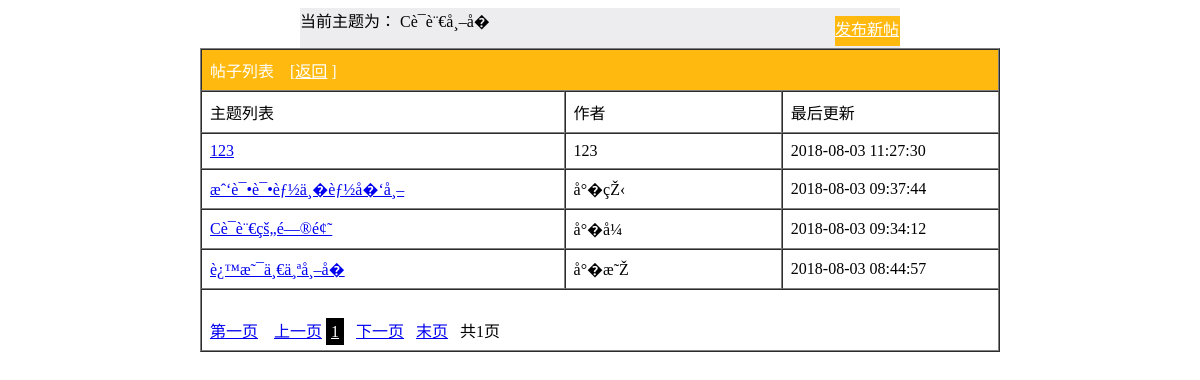
The app's page /bbs/forums.php?F=1 with its own data.
### tables this page shows
CREATE TABLE IF NOT EXISTS `forums` (
  `id` int(6) unsigned NOT NULL AUTO_INCREMENT,
  `forum_name` varchar(50) NOT NULL,
  `forum_description` varchar(200) NOT NULL,
  `subject` varchar(50) NOT NULL,
  `last_post_time` datetime NOT NULL,
  `F` int(10) DEFAULT NULL,
  PRIMARY KEY (`id`)
);

CREATE TABLE IF NOT EXISTS `topic` (
  `id` int(11) unsigned NOT NULL AUTO_INCREMENT,
  `author` varchar(50) NOT NULL,
  `title` varchar(100) NOT NULL,
  `content` text NOT NULL,
  `last_post_time` datetime NOT NULL,
  `reply_author` varchar(50) DEFAULT NULL,
  `reply` text,
  `reply_time` datetime DEFAULT NULL,
  `F` int(10) DEFAULT NULL,
  PRIMARY KEY (`id`)
);

### bbs/forums.php (the view, shortened to what this page needs)
<?php
$page=isset($_GET['page']) ?$_GET['page'] :1 ;
$page=!empty($page) ? $page :1;
$F=$_GET['F'];
$conn = mysqli_connect("localhost", "root", "root", "mybbs");
mysqli_set_charset($conn,'utf8');
$table_name="topic";
$perpage=50;
$total_sql="select count(*) from $table_name where id='$F'";
$total_result =mysqli_query($conn,$total_sql);
$total_row=mysqli_fetch_row($total_result);
$total = $total_row[0];
$total_page = ceil($total/$perpage);
$page=$page>$total_page ? $total_page:$page;
$start=($page-1)*$perpage;
$sql="select * from topic where F=$F order by id desc limit $start ,$perpage";
$que=mysqli_query($conn,$sql);
$sum=mysqli_num_rows($que);
?>
<!DOCTYPE html>
<html lang="en">
<head>
</head>
<body>
<div class="cen">
<div class="left">
  <?php
$sql1="select forum_name from forums where id='$F'";
$squ1=mysqli_query($conn,$sql1);
$row=mysqli_fetch_array($squ1);
$forum_name=$row['forum_name'];
echo "当前主题为：  $forum_name";
?>
</div>
<div class="right"><a style="color: white" href="addnew.php">发布新帖</a> </div>
</div>
<table width="800px" border="1" cellpadding="8" cellspacing="0" align="center">
    <tr class="title">
        <td colspan="3">帖子列表 <span class="list">[<a style="color: white" href="index.php">返回</a> ]</span></td>
    </tr>
    <tr>
        <td width="280px">主题列表</td>
        <td width="160px" >作者</td>
        <td width="160px">最后更新</td>
    </tr>
    <?php
    if($sum>0) {
 while($row=mysqli_fetch_array($que)) {
 ?>
 <tr>
        <td width="280px"><div><a href="post.php?id=<?php echo $row['id']?>"</a><?php echo $row['title']?></div> </td>
        <td width="160px"><?php echo $row['author'] ?></td>
        <td width="160px"><?php echo $row['last_post_time']?></td>
    </tr>
                    <?php }
                   }
 else{
 echo "<tr><td colspan='5'>本主题没有帖子.....</td></tr>";
                    } ?>
    <tr>
        <td colspan="5">
            <div id="baner" style="margin-top: 20px">
                <a href="<?php echo "$_SERVER[PHP_SELF]?page=1"?>">第一页</a>
                <a href="<?phpecho "$_SERVER[PHP_SELF]?page=".($page-1)?>">上一页</a>
 <?php
                for($i=1;$i<=$total_page;$i++){
                    if($i==$page){
                        echo "<a  style='padding: 5px 5px;background: #000;color: #FFF' href='$_SERVER[PHP_SELF]?page=$i'>$i</a>";
                    }else{
                        echo "<a  style='padding: 5px 5px' href='$_SERVER[PHP_SELF]?page=$i'>$i</a>";
                    }
                }
 ?>
                &nbsp;&nbsp;<a href="<?php echo "$_SERVER[PHP_SELF]?page=".($page+1)."&F=".$F?>">下一页</a>
                &nbsp;&nbsp;<a href="<?php echo "$_SERVER[PHP_SELF]?page={$total_page}"?>">末页</a>
                &nbsp;&nbsp;<span>共<?php echo $total?>页</span>
            </div>
        </td>
    </tr>
</table>
</body>
</html>

### bbs/forums.php (style rules this page uses)
.cen { border: none; width: 600px; margin: 0 auto; height: 40px; background-color: rgba(34, 35, 62, 0.08); }
.left { width: 535px; float: left; }
.right { width: 65px; height: 30px; background-color:#FFB90F ; float: left; margin-top: 8px; }
.title { background-color: #FFB90F; color: white; }
.list { margin-left: 12px; }

### records on screen
forums: forum_name "Cè¯­è¨€å¸–å­�"
topic: title "123", author "123", last_post_time "2018-08-03 11:27:30"
topic: title "æˆ‘è¯•è¯•èƒ½ä¸�èƒ½å�‘å¸–", author "å°�çŽ‹", last_post_time "2018-08-03 09:37:44"
topic: title "Cè¯­è¨€çš„é—®é¢˜", author "å°�å¼", last_post_time "2018-08-03 09:34:12"
topic: title "è¿™æ˜¯ä¸€ä¸ªå¸–å­�", author "å°�æ˜Ž", last_post_time "2018-08-03 08:44:57"

### other values on screen
$total "1"
